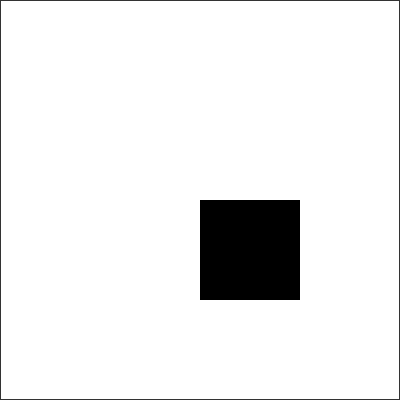
Frame 1 (no input)
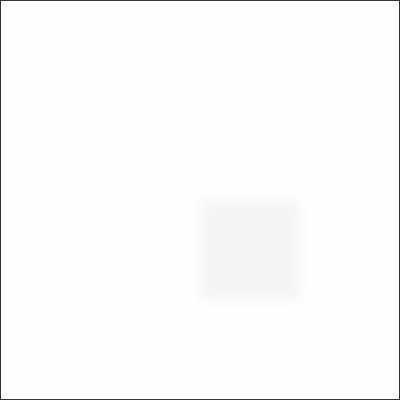
Frame 60 (the mouse pressed at the canvas centre just before this capture)
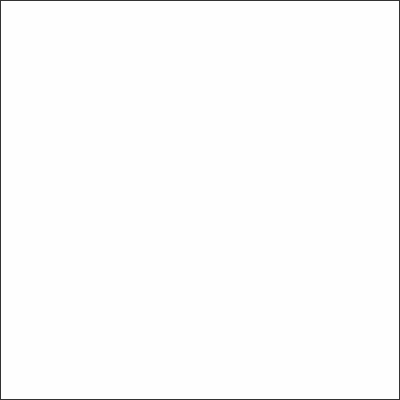
Frame 120 (the mouse held since frame 60 and released just before this capture)

The Processing sketch that drew these frames (run headless with seeded random() and noise(); from frame 60 on, the mouse is pressed at the canvas centre):

// Processing sketch: ReactionDiffusion
// ── ReactionDiffusion.pde
Cell[][] grid;
Cell[][] next;

float dA = 1.0;
float dB = 0.5;
float feed = 0.055;
float k = 0.062;

void setup(){
  size(400, 400);
  pixelDensity(1);
  grid = new Cell[width][height];
  next = new Cell[width][height];
  //frameRate(2);
  
  for(int x = 0; x < width; x++){
     for(int y = 0; y < height; y++){
       grid[x][y] = new Cell(1, 0);
       next[x][y] = new Cell(1, 0);
     }
  }
  
  for(int i = 200; i < 300; i++){
    for(int j = 200; j < 300; j++){
      grid[i][j].b = 1;  
    }
  }
  
}

void draw(){
  background(51);
  
  loadPixels();
  int c; float a; float b;
  for(int x = 1; x < width - 1; x++){
     for(int y = 1; y < height - 1; y++){
       a = grid[x][y].a;
       b = grid[x][y].b;
       next[x][y].a = a +
                      (dA * laplaceA(x, y)) - 
                      (a * b * b) +
                      (feed * (1 - a));
       next[x][y].b = b +
                      (dB * laplaceB(x, y)) - 
                      (a * b * b) -
                      ((k + feed) * b);
       next[x][y].a = constrain(next[x][y].a, 0, 1);
       next[x][y].b = constrain(next[x][y].b, 0, 1);
       
       float ratio = grid[x][y].a - grid[x][y].b;
       pixels[x + y * width] = color(255 * ratio);
     }
  }
  
  updatePixels();
  
  swap();
}

float laplaceA(int x, int y){
  float sumA = 0;
  
  sumA += grid[x][y].a * -1;
  sumA += grid[x - 1][y].a * .2;
  sumA += grid[x + 1][y].a * .2;
  sumA += grid[x][y - 1].a * .2;
  sumA += grid[x][y + 1].a * .2;
  sumA += grid[x - 1][y - 1].a * .05;
  sumA += grid[x + 1][y + 1].a * .05;
  sumA += grid[x + 1][y - 1].a * .05;
  sumA += grid[x - 1][y + 1].a * .05;
  
  return sumA;
}


float laplaceB(int x, int y){
  float sumB = 0;
  
  sumB += grid[x][y].b * -1;
  sumB += grid[x - 1][y].b * .2;
  sumB += grid[x + 1][y].b * .2;
  sumB += grid[x][y - 1].b * .2;
  sumB += grid[x][y + 1].b * .2;
  sumB += grid[x - 1][y - 1].b * .05;
  sumB += grid[x + 1][y + 1].b * .05;
  sumB += grid[x + 1][y - 1].b * .05;
  sumB += grid[x - 1][y + 1].b * .05;
  
  return sumB;
}

void swap(){
  Cell[][] temp = grid;
  grid = next;
  next = temp;
}
// ── Cell.pde
class Cell{
  float a;
  float b;
  
  Cell(float a, float b){
    this.a = a;
    this.b = b;
  }
}
